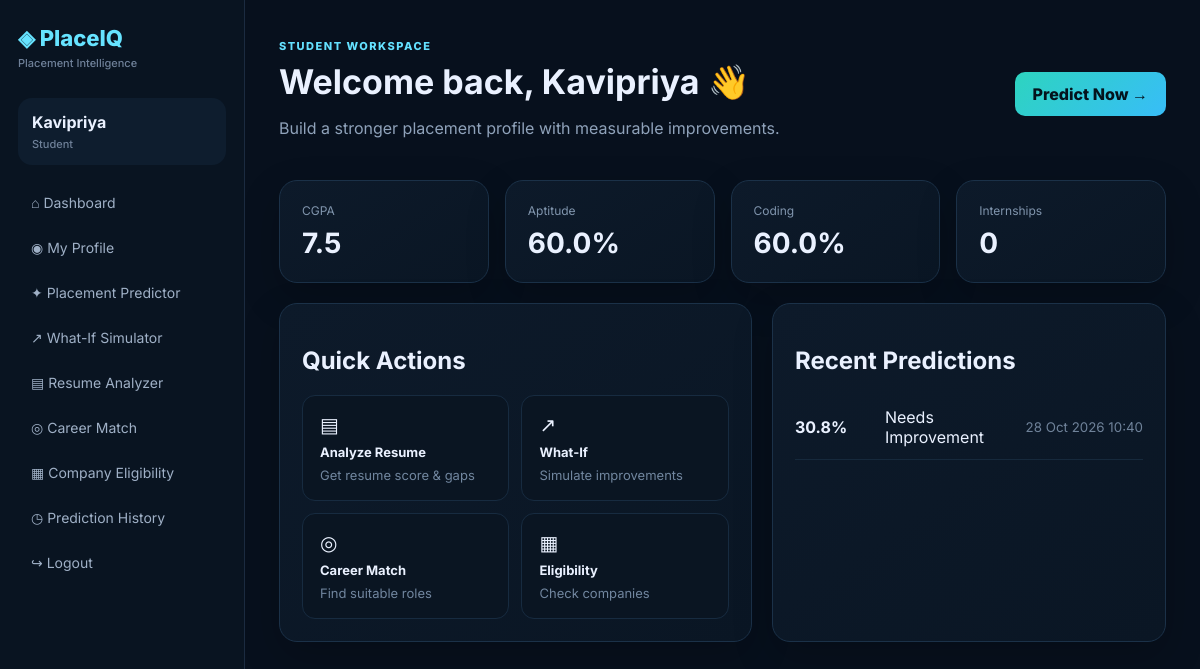
/dashboard (signed in), run on the app's committed database.
### tables this page shows
CREATE TABLE profiles(user_id INTEGER PRIMARY KEY,cgpa REAL DEFAULT 7.5,tenth REAL DEFAULT 75,twelfth REAL DEFAULT 75,attendance REAL DEFAULT 80,backlogs INTEGER DEFAULT 0,aptitude REAL DEFAULT 60,coding REAL DEFAULT 60,communication REAL DEFAULT 60,projects INTEGER DEFAULT 1,internships INTEGER DEFAULT 0,certifications INTEGER DEFAULT 0,hackathons INTEGER DEFAULT 0,skills TEXT DEFAULT '');

CREATE TABLE predictions(id INTEGER PRIMARY KEY,user_id INTEGER,probability REAL,status TEXT,created TEXT);

### app.py (the view)
@app.route('/dashboard')
@guard()
def dashboard():
 if session['role']=='admin': return redirect(url_for('admin_dashboard'))
 p=profile(session['uid']); c=db(); h=c.execute('SELECT * FROM predictions WHERE user_id=? ORDER BY id DESC LIMIT 5',(session['uid'],)).fetchall(); c.close(); return render_template('student_dashboard.html',p=p,h=h)

### app.py (called while the page is built)
def db(): c=sqlite3.connect(DB); c.row_factory=sqlite3.Row; return c

def guard(role=None):
 def d(fn):
  from functools import wraps
  @wraps(fn)
  def w(*a,**k):
   if not session.get('uid'): return redirect(url_for('login'))
   if role and session.get('role')!=role: return redirect(url_for('dashboard'))
   return fn(*a,**k)
  return w
 return d

def profile(uid):
 c=db(); p=c.execute('SELECT * FROM profiles WHERE user_id=?',(uid,)).fetchone(); c.close(); return p

### templates/student_dashboard.html
{% extends 'base.html' %}{% block content %}<div class="top"><div><span class="eyebrow">STUDENT WORKSPACE</span><h1>Welcome back, {{session.name}} 👋</h1><p>Build a stronger placement profile with measurable improvements.</p></div><a class="btn" href="{{url_for('predictor')}}">Predict Now →</a></div><div class="statgrid"><div class="stat"><span>CGPA</span><b>{{p.cgpa}}</b></div><div class="stat"><span>Aptitude</span><b>{{p.aptitude}}%</b></div><div class="stat"><span>Coding</span><b>{{p.coding}}%</b></div><div class="stat"><span>Internships</span><b>{{p.internships}}</b></div></div><div class="twocol"><div class="card"><h2>Quick Actions</h2><div class="tiles"><a href="{{url_for('resume')}}">▤<b>Analyze Resume</b><small>Get resume score & gaps</small></a><a href="{{url_for('whatif')}}">↗<b>What-If</b><small>Simulate improvements</small></a><a href="{{url_for('career')}}">◎<b>Career Match</b><small>Find suitable roles</small></a><a href="{{url_for('companies')}}">▦<b>Eligibility</b><small>Check companies</small></a></div></div><div class="card"><h2>Recent Predictions</h2>{% for x in h %}<div class="row"><b>{{x.probability}}%</b><span>{{x.status}}</span><small>{{x.created}}</small></div>{% else %}<p>No predictions yet.</p>{% endfor %}</div></div>{% endblock %}

### static/style.css (style rules this page uses)
* { box-sizing:border-box }
body { margin:0;font-family:Inter,Arial,sans-serif;background:#07101d;color:#eaf1ff }
a { color:inherit;text-decoration:none }
.top { display:flex;justify-content:space-between;align-items:center;margin-bottom:26px }
.top h1,.hero h1 { margin:7px 0;font-size:34px }
.top p,.hero p,.muted { color:#8fa2ba }
.eyebrow,.pill { font-size:11px;letter-spacing:1.5px;color:#64e1ff;font-weight:800 }
.btn { border:0;background:linear-gradient(135deg,#2dd4bf,#38bdf8);color:#04131d;padding:12px 18px;border-radius:10px;font-weight:800;cursor:pointer;display:inline-block }
.card,.panel,.stat { background:linear-gradient(145deg,#0d1a2a,#0a1624);border:1px solid #1b3148;border-radius:18px;padding:22px;box-shadow:0 15px 40px #0003 }
.statgrid { display:grid;grid-template-columns:repeat(4,1fr);gap:16px;margin-bottom:20px }
.stat span { display:block;color:#8095ad;font-size:12px }
.stat b { display:block;font-size:28px;margin-top:8px }
.twocol { display:grid;grid-template-columns:1.2fr 1fr;gap:20px;margin-top:20px }
.tiles { display:grid;grid-template-columns:1fr 1fr;gap:12px }
.tiles a { padding:17px;border-radius:13px;background:#0a1522;border:1px solid #172b40;font-size:20px }
.tiles b,.tiles small { display:block;font-size:13px;margin-top:7px }
.tiles small { color:#71869f }
.row,.signal { display:grid;grid-template-columns:90px 1fr auto;align-items:center;border-bottom:1px solid #16293c;padding:12px 0 }
.row small,.signal small { color:#6f8299 }

### data on the page
profiles: cgpa "7.5", aptitude "60.0", coding "60.0", internships "0"
predictions: probability "30.8", status "Needs Improvement", created "28 Oct 2026 10:40"

### other printed values
{{ session.name }} "Kavipriya"
{{ session.role|title }} "Student"
